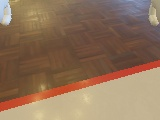
#> input picture controllers/participant/inside.jpg, 160 x 120 px
$ python -i boundaryDetection.py   (imports and definitions only)
#> lines starting #> are read from the running program, lines starting #| are printed output that depends on the picture; after the words box and inside, x2 and y2 are one past the last pixel; in counts of white or black regions, pixels touching at a corner belong together
#> further down, picture is the input picture: shape (120, 160, 3); mean B, G, R 90.3, 114.6, 143.4
import numpy as np
import cv2

class boundaryDetection():
    @staticmethod
    def getDistance(img):
        hsv_img = cv2.cvtColor(img, cv2.COLOR_BGR2HSV)
#> hsv_img: shape (120, 160, 3); mean H, S, V 22.4, 99.6, 144.2
        # define range of red color in hsv
        lower_red = np.array([0, 50, 50],np.uint8)
        upper_red = np.array([10, 255, 255],np.uint8)
        mask1 = cv2.inRange(hsv_img, lower_red, upper_red)
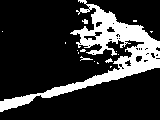
#> mask1: shape (120, 160); 19.7% white; 16 white regions (12 under 20 px), largest, box (x1, y1, x2, y2) and area: (0, 0, 160, 112) 3680, (80, 56, 93, 61) 24, (82, 19, 88, 24) 21, (105, 58, 113, 63) 21

        lower_red = np.array([170, 50, 50],np.uint8)
        upper_red = np.array([180, 255, 255],np.uint8)
        mask2 = cv2.inRange(hsv_img, lower_red, upper_red)
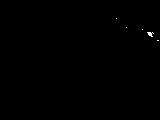
#> mask2: shape (120, 160); 0.12% white in thin lines or dots, all inside (x1, y1, x2, y2) = (116, 18, 159, 41)

        # combine the masks
        mask = cv2.bitwise_or(mask1, mask2)

        # [5 lines of commented-out code are left out]

        edges = cv2.Canny(mask, 50, 150)
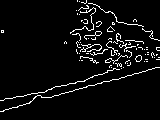
#> edges: shape (120, 160); 5.4% white in thin lines or dots

        # detect line segments using HoughLinesP
        lines = cv2.HoughLinesP(edges, 1, np.pi/180, 50, minLineLength=5, maxLineGap=10)
#> lines = [[45, 97, 159, 67], [23, 96, 121, 68]]

        center_x = int(img.shape[1]/2)
#> center_x = 80
        center_y = int(img.shape[0]/2)
#> center_y = 60
        distance =0
        count = 0
        midX = 0
        midY = 0
        if lines is not None:
            for line in lines:
                x1,y1,x2,y2 = line[0]
                if abs(y2-y1)>=0: # filter horizontal lines
                    cv2.line(img,(x1,y1),(x2,y2),(0,255,0),2)
                    mid_x = int((x1+x2)/2)
                    mid_y = int((y1+y2)/2)
                    count = count + 1
                    midX = midX + mid_x
                    midY = midY + mid_y
                    cv2.circle(img, (mid_x, mid_y), 5, (0,0,255), -1)
#> this loop made 2 passes
#> (x1, y1, x2, y2, mid_x, mid_y, count, midX) on passes 1 to 2: (45, 97, 159, 67, 102, 82, 1, 102), (23, 96, 121, 68, 72, 82, 2, 174)
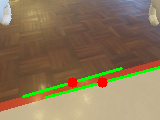
#> img: shape (120, 160, 3); 3.85% of pixels changed, all inside (x1, y1, x2, y2) = (22, 66, 160, 99)
#> after the loop, count = 2; midX = 174; midY = 164
        elif count == 0:
            return -1

        cv2.circle(img, (center_x, center_y), 5, (255,0,0), -1)
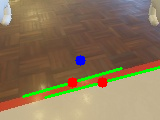
#> img: shape (120, 160, 3); 0.42% of pixels changed, all inside (x1, y1, x2, y2) = (75, 55, 86, 66)

        midX = midX/count
#> midX = 87
        midY = midY/count
#> midY = 82
        cv2.circle(img, (int(midX), int(midY)), 5, (255,255,255), -1)
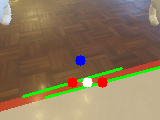
#> img: shape (120, 160, 3); 0.42% of pixels changed, all inside (x1, y1, x2, y2) = (82, 77, 93, 88)
        distance = np.sqrt(pow((midX-center_x),2) + pow((midY-center_y),2))
#> distance = 23.09

        return distance


>>> import cv2
>>> picture = cv2.imread('inside.jpg')
>>> result = boundaryDetection().getDistance(picture)
#> result = 23.09

$ run again, on controllers/participant/outside.jpg
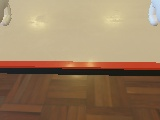
#> input picture controllers/participant/outside.jpg, 160 x 120 px
#> picture is the input picture: shape (120, 160, 3); mean B, G, R 98.3, 127.8, 154
#> hsv_img: shape (120, 160, 3); mean H, S, V 19.2, 101.6, 154.4
#> in getDistance, `mask1 = cv2.inRange(hsv_img, lower_red, upper_red)`:
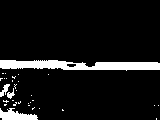
#> mask1: shape (120, 160); 8.7% white; 32 white regions (28 under 20 px), largest, box (x1, y1, x2, y2) and area: (0, 60, 160, 71) 1207, (0, 108, 38, 120) 280, (0, 84, 10, 97) 60, (7, 88, 15, 99) 39
#> mask2: shape (120, 160); 0.01% white in thin lines or dots, all inside (x1, y1, x2, y2) = (55, 68, 56, 69)
#> edges: shape (120, 160); 3.3% white in thin lines or dots, all inside (x1, y1, x2, y2) = (0, 59, 160, 120)
#> lines = [[0, 59, 71, 61], [62, 69, 159, 69], [97, 61, 138, 61]]
#> the loop in getDistance, `for line in lines:` made 3 passes
#> (x1, y1, x2, y2, mid_x, mid_y, midX, midY) on passes 1 to 3: (0, 59, 71, 61, 35, 60, 35, 60), (62, 69, 159, 69, 110, 69, 145, 129), (97, 61, 138, 61, 117, 61, 262, 190)
#> after the loop in getDistance, `for line in lines:`: count = 3; midX = 262; midY = 190
#> in getDistance, `midX = midX/count`: midX = 87.33
#> in getDistance, `midY = midY/count`: midY = 63.33
#> in getDistance, `cv2.circle(img, (int(midX), int(midY)), 5, (255,255,255), -1)`:
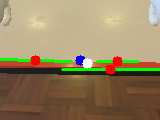
#> img: shape (120, 160, 3); mean B, G, R 96.5, 131.1, 150.4
#> distance = 8.06

$ run again, on controllers/participant/side_in.jpg
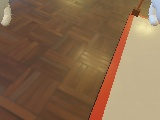
#> input picture controllers/participant/side_in.jpg, 160 x 120 px
#> picture is the input picture: shape (120, 160, 3); mean B, G, R 77.7, 106, 135.9
#> hsv_img: shape (120, 160, 3); mean H, S, V 16, 115.7, 136.2
#> in getDistance, `mask1 = cv2.inRange(hsv_img, lower_red, upper_red)`:
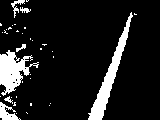
#> mask1: shape (120, 160); 11.9% white; 37 white regions (30 under 20 px), largest, box (x1, y1, x2, y2) and area: (88, 12, 133, 120) 984, (0, 50, 39, 96) 846, (0, 102, 21, 120) 186
#> mask2: shape (120, 160); every value is 0
#> edges: shape (120, 160); 4.1% white in thin lines or dots, all inside (x1, y1, x2, y2) = (0, 0, 137, 120)
#> lines = [[87, 119, 130, 12], [102, 118, 128, 32]]
#> the loop in getDistance, `for line in lines:` made 2 passes
#> (x1, y1, x2, y2, mid_x, mid_y, count, midX) on passes 1 to 2: (87, 119, 130, 12, 108, 65, 1, 108), (102, 118, 128, 32, 115, 75, 2, 223)
#> after the loop in getDistance, `for line in lines:`: count = 2; midX = 223; midY = 140
#> in getDistance, `midX = midX/count`: midX = 111.5
#> in getDistance, `midY = midY/count`: midY = 70
#> in getDistance, `cv2.circle(img, (int(midX), int(midY)), 5, (255,255,255), -1)`:
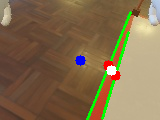
#> img: shape (120, 160, 3); mean B, G, R 77, 109.6, 132
#> distance = 33.05
